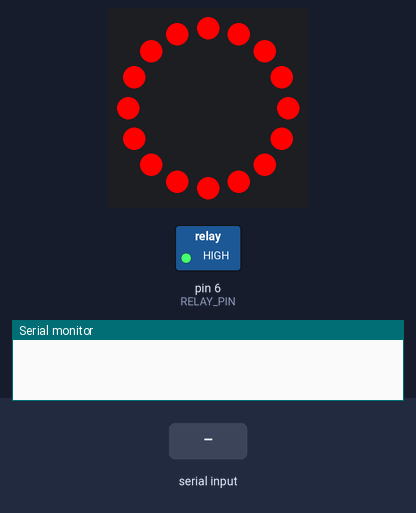
Bench run of a sketch on a simulated Arduino Uno, built with avr-gcc and run on an emulated ATmega328P. Parts: 16 RGB LEDs in a ring, first at the top, clockwise, switched loads named in the sketch (green lamp = pin HIGH), the last lines printed to the serial monitor. The inputs (shaded band) are chosen by the test bench. Dim RGB values are drawn brighter than linear.

Above: at 1.2 s.
1.3 s: "1" received over Serial
At 2.9 s:
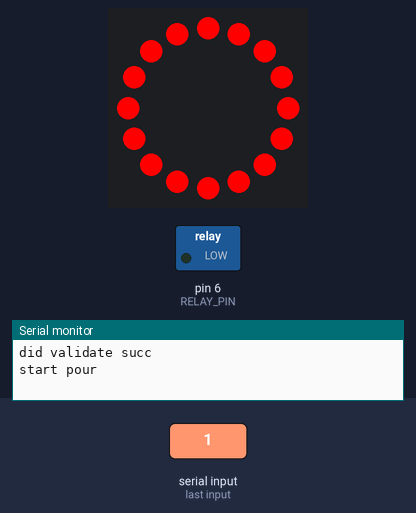
At 3.4 s:
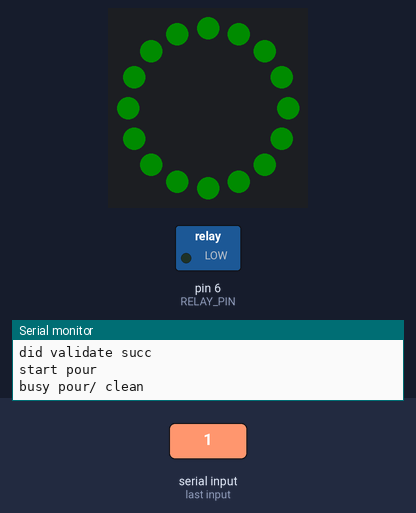
4.3 s: "R" received over Serial
At 14.6 s:
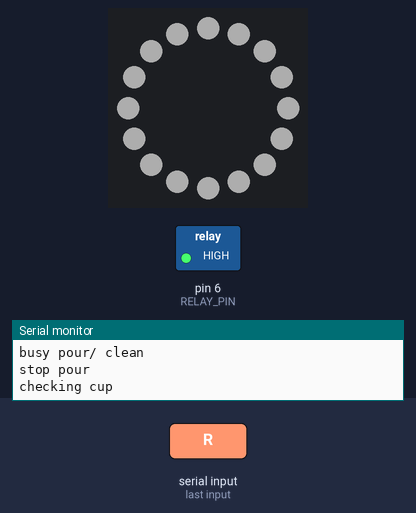
Timing chart, 0 to 15.5 s (numbered marks = the images above; inputs shaded):
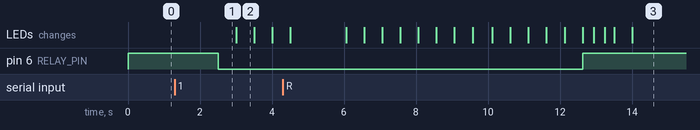

The sketch:

tappie.ino
```cpp
#include <Wire.h>
#include <PN532_I2C.h>
#include <PN532.h>
#include <NfcAdapter.h>
#include <Adafruit_NeoPixel.h>

#define LED_PIN 10
#define LED_NUM 16
#define RELAY_PIN 6

#define POURING_TIME_THRESHOLD 10000 // Time after which to stop pouring.
#define CLEANING_TIME_THRESHOLD 8000 // Time after which to stop pouring.
#define DETECT_CUP_THRESHOLD 4000 // Time after which to scan for cup

PN532_I2C pn532_i2c(Wire);
NfcAdapter nfc = NfcAdapter(pn532_i2c);
Adafruit_NeoPixel strip = Adafruit_NeoPixel(LED_NUM, LED_PIN, NEO_GRB + NEO_KHZ800);

String cupID = ""; // Id of the CUP that was last detected.
bool raspiIsConnected = false;
bool isPouring = false;
bool isCleaning = false;
bool cupIsPresent = false;
bool cupValidationInProgress = false;
bool pouringIsComplete = false;
bool cleaningIsComplete = false;
long timeSincePouringStart = 0; // Time how long pouring is busy
long timeSinceCleaningStart = 0; // Time how long cleaning is busy
long timeSinceLastCupCheck = 0;

bool ledTimeTurnOn = true; // Used as an indication to turn on or off the leds

void setup(void) {
    Serial.begin(9600);
    nfc.begin();

    pinMode(RELAY_PIN, OUTPUT);
    digitalWrite(RELAY_PIN, HIGH);

    // LED
    strip.begin();
    strip.show();
}

void loop(void) {

    // Detect if a cup is present.
    if ((millis() - timeSinceLastCupCheck) >= DETECT_CUP_THRESHOLD && raspiIsConnected) {
      Serial.println("checking cup");
      timeSinceLastCupCheck = millis();

      if (nfc.tagPresent()) {
        cupIsPresent = true;

        NfcTag tag = nfc.read();

        if (tag.getUidString() != cupID) { // Detected new cup. Start validation
          cupID = tag.getUidString();
          didDetectCup(cupID);
        }
    } else {
      cupIsPresent = false;
    }
    }

    if (isCleaning == true && (millis() - timeSinceCleaningStart) >= CLEANING_TIME_THRESHOLD) {
      stopCleaning();
    } else if (isPouring == true && (millis() - timeSincePouringStart) >= POURING_TIME_THRESHOLD) { // Pouring complete
      stopPouring();
    } else if (isPouring == true || isCleaning == true) { // Busy pouring or cleaning
      ledPouringInProgress(isCleaning);
      Serial.println("busy pour/ clean");
    } else if (cupValidationInProgress == true) { // Cup validation in progress
      ledCupValidationInProgress();
    } else if (cupIsPresent && (pouringIsComplete || cleaningIsComplete)) {
       ledShowComplete(ledTimeTurnOn);
    } else if (cupIsPresent && !isPouring && !cupValidationInProgress && !isCleaning) { // There is a cup present, but nothing is happening.
      ledError(ledTimeTurnOn);
    } else if (!cupIsPresent) { // There is no cup present. Reset values.
      pouringIsComplete = false;
      cleaningIsComplete = false;
      cupID = "";

      // Show screensaver
      ledScreensaver();
    }

    if ((cupValidationInProgress || !raspiIsConnected) && Serial.available() > 0) { // Received input from raspi
      String incoming = Serial.readString();

      if (incoming == "R") {
        Serial.println("RASPI CONNECTED");
        raspiIsConnected = true;
      } else {
        didValidateCup(incoming == "1"); // 0 is not validated, 1 is validated.
      }
    }

    ledTimeTurnOn = !ledTimeTurnOn;
    delay(500);
}

// A cup was detected by the NFC reader
void didDetectCup(String cupId) {

  if (cupID == "04 C6 AE 02 74 4C 80") { // Cleaning cup
    if (!isCleaning) { // Start cleaning if not already busy.
      startCleaning();
    }
  } else if (cupID == "04 78 85 9A F4 48 81") { // Valid example cup
    didValidateCup(true);
  } else if (cupID == "04 84 85 9A F4 48 81") { // Invalid example cup
    didValidateCup(false);
  } else {
    cupValidationInProgress = true;
    Serial.println("did detect cup");
    Serial.println(cupId);  // Send cupID for verification to Raspi.
  }
}

// Raspi validated the cup: pouring can start or will be denied.
void didValidateCup(bool isValid) {
  cupValidationInProgress = false;

  if (isValid) { // Cup is valid. We can start pouring.
    Serial.println("did validate succ");
    startPouring();
  } else { // Cup is not valided.
    Serial.println("not validated");
  }
}

void startCleaning() {
  isCleaning = true;
  timeSinceCleaningStart = millis();
  digitalWrite(RELAY_PIN, LOW);

  Serial.println("start clean");
}

void stopCleaning() {
  isCleaning = false;
  cleaningIsComplete = true;
  timeSinceCleaningStart = 0;
  digitalWrite(RELAY_PIN, HIGH);
  ledShowComplete(ledTimeTurnOn);


  Serial.println("cleaning completed");
}

// Starts the pouring of liquid.
void startPouring() {
  isPouring = true;
  timeSincePouringStart = millis();
  digitalWrite(RELAY_PIN, LOW);

  Serial.println("start pour");
}

// Ends the pouring of liquid.
void stopPouring() {
  isPouring = false;
  pouringIsComplete = true;
  timeSincePouringStart = 0;
  digitalWrite(RELAY_PIN, HIGH);
  ledShowComplete(ledTimeTurnOn);

  Serial.println("stop pour");
}

// LED methods

void ledSetColor(short r, short g, short b) {
  for(uint16_t i=0; i<strip.numPixels(); i++) {
   strip.setPixelColor(i, strip.Color(r, g, b));
  }
  strip.show();
}

// Shown when tappie is ready to go
void ledScreensaver() {
  if (raspiIsConnected) {
    ledSetColor(50,50,50);
  } else {
    ledSetColor(255,0,0);
  }
}

void ledShowComplete(bool colourIsOn) {
  if (colourIsOn) {
    for (uint16_t i=0; i<80;i++) {
      short colour = 30 + (2 * i);
      ledSetColor(0,colour,0);
      delay(10);
    }
  } else {
    for (uint16_t i=0; i<80;i++) {
          short colour = 190 - (2 * i);
          ledSetColor(0,colour,0);
          delay(10);
        }
      }
}

// Shown when an error occured.
void ledError(bool colourIsOn) {

  if (colourIsOn) {
    for (uint16_t i=0; i<80;i++) {
      short colour = 30 + (2 * i);
      ledSetColor(colour,0,0);
      delay(10);
    }
  } else {
    for (uint16_t i=0; i<80;i++) {
          short colour = 190 - (2 * i);
          ledSetColor(colour,0,0);
          delay(10);
        }
      }
}

// Shown when cup validation is in progress
void ledCupValidationInProgress() {
  ledSetColor(0,0,100);
}

// Shown when pouring is in progress.
void ledPouringInProgress(bool isCleaning) {
  double procentComplete = ((millis() - timeSincePouringStart) / (POURING_TIME_THRESHOLD / 100));

  if (isCleaning) { // Cleaning
    double procentComplete = ((millis() - timeSinceCleaningStart) / (CLEANING_TIME_THRESHOLD / 100));

  } else {
    // default
  }

  int colourBrightness = 255 * (procentComplete / 100);

  ledSetColor(0,colourBrightness,0);
}
```

Measured:
- after the input at 1.3 s, pin 6 (RELAY_PIN): HIGH → LOW after 1.2 s
